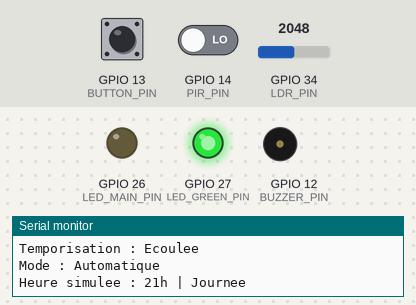
The sketch below on a simulated ESP32. On the bench: output pins drawn as LEDs (lit = HIGH), buzzer (waves = sounding), the last lines printed to the serial monitor. The test bench sets the inputs (shaded band); at power-on: GPIO 13 (BUTTON_PIN) HIGH, GPIO 34 (LDR_PIN) = 2048, GPIO 14 (PIR_PIN) LOW. WiFi joins after 1.5 s; servers stay silent unless stated.

Above: at 5.6 s.
5.7 s: GPIO 13 (BUTTON_PIN) pulled LOW for 0.15 s
At 6.2 s:
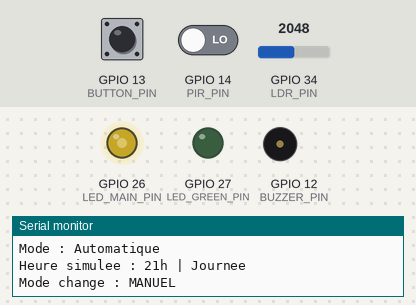
7.3 s: GPIO 13 (BUTTON_PIN) pulled LOW for 1 s
At 7.37 s:
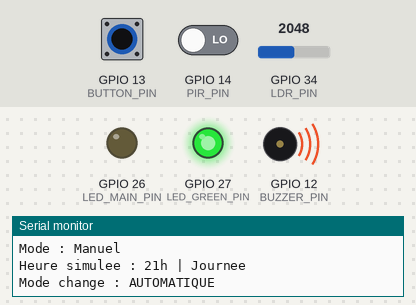
9.8 s: GPIO 34 (LDR_PIN) set to 1460
11.9 s: GPIO 14 (PIR_PIN) driven HIGH
At 12.6 s:
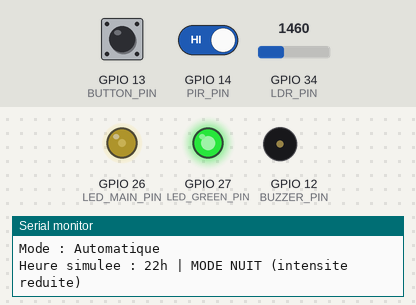
13.4 s: GPIO 13 (BUTTON_PIN) pulled LOW for 3.2 s
At 13.47 s:
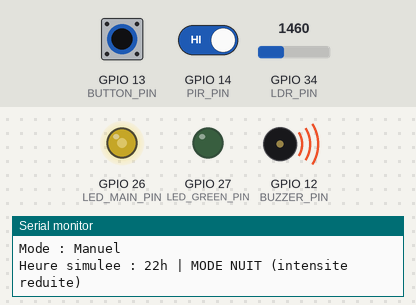
18.1 s: GPIO 13 (BUTTON_PIN) pulled LOW for 0.15 s
At 51.1 s:
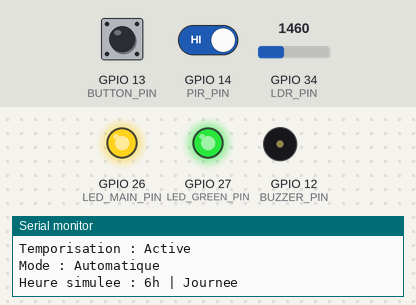
Timing chart, 0 to 51.5 s (numbered marks = the images above; inputs shaded):
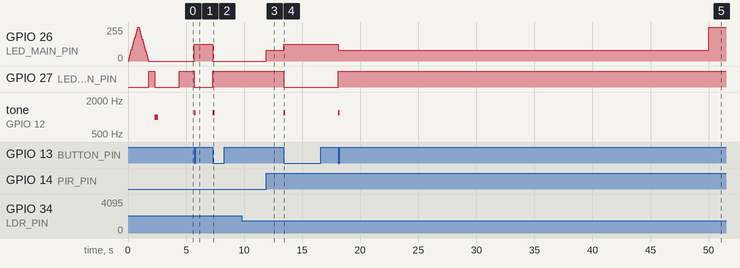

The sketch:

sketch.ino
```cpp
// ===============================
// Montage ESP32 - Wokwi
// Projet : éclairage automatique et économique
// Parties B + C + D + E - version structurée en fonctions
//
// Datastreams Blynk :
//   V0 = Luminosité (%)        [envoi]
//   V1 = Présence PIR (0/1)    [envoi]
//   V2 = Intensité manuelle    [réception slider 0-100]
//   V3 = Mode Auto (0/1)       [réception switch]
//   V4 = Durée éclairage (s)   [envoi]
//   V5 = Consommation (Wh)     [envoi]
//   Event "mode_manuel_long"   [notification > 2h en manuel]
// ===============================

// --- Identifiants Blynk ---
#define BLYNK_TEMPLATE_ID "TMPL25AkyXb8n"
#define BLYNK_TEMPLATE_NAME "Eclairage intelligent ESP32"
#define BLYNK_AUTH_TOKEN "32UOq-W3_q4k9xS4nkThEj_2bXdNy_L0"

#define BLYNK_PRINT Serial

#include <WiFi.h>
#include <WiFiClient.h>
#include <BlynkSimpleEsp32.h>

// WiFi spécial Wokwi (réseau ouvert avec accès Internet)
char ssid[] = "Wokwi-GUEST";
char pass[] = "";

// Pins utilisées
#define PIR_PIN        14
#define LDR_PIN        34
#define BUTTON_PIN     13
#define LED_MAIN_PIN   26
#define LED_GREEN_PIN  27
#define BUZZER_PIN     12

// PWM LED principale
#define PWM_FREQ       5000
#define PWM_RESOLUTION 8   // 8 bits : 0 à 255

// Réglages
int seuilObscurite = 1500;
bool modeAuto = true;
int intensiteManuelle = 50;   // valeur du slider V2 (0-100 %)

// Mode nuit (heure simulée avec millis)
const unsigned long dureeHeureSimulee = 5000;  // 5 s reelles = 1 heure simulee (demo)
const int heureDepart = 20;                     // l'heure simulee demarre a 20h
const int intensiteNuit = 80;                   // intensite max reduite la nuit

// Valeurs capteurs (globales pour le partage entre fonctions)
int pirState = LOW;
int ldrValue = 0;
int luminositePct = 0;
bool obscurite = false;

// Anti-rebond bouton
int lastButtonState = HIGH;
unsigned long lastDebounceTime = 0;
const unsigned long debounceDelay = 250;

// Buzzer non bloquant
bool buzzerActif = false;
unsigned long buzzerDebut = 0;
const unsigned long buzzerDuree = 150;

// Temporisation d'extinction
unsigned long derniereDetection = 0;
bool detectionActive = false;
const unsigned long tempoExtinction = 30000;  // 30 s

// Mesure du temps de réponse PIR -> LED
int lastPirState = LOW;
unsigned long instantDetection = 0;
bool mesureEnCours = false;

// Durée d'éclairage cumulée
unsigned long dureeEclairageMs = 0;
bool ledEstAllumee = false;
unsigned long instantAllumage = 0;

// Consommation électrique simulée
const float LED_PUISSANCE_W = 5.0;   // puissance nominale supposée de la LED (W)
int intensiteActuelle = 0;           // niveau PWM courant (0-255)
float energieWh = 0.0;               // énergie cumulée (Wh)
unsigned long dernierCalculConso = 0;

// Alerte mode manuel prolongé
unsigned long debutModeManuel = 0;
bool alerteManuelEnvoyee = false;
const unsigned long seuilManuel = 20000UL;  //7200000UL    2 h en ms

// Affichage série
unsigned long lastPrintTime = 0;

BlynkTimer timer;

// =========================================================
// Réception du slider d'intensité manuelle (V2)
BLYNK_WRITE(V2) {
  intensiteManuelle = param.asInt();   // 0 à 100
}

// Réception du switch de mode (V3 : 1 = auto, 0 = manuel)
BLYNK_WRITE(V3) {
  appliquerMode(param.asInt() == 1);
}

// =========================================================
void setup() {
  Serial.begin(115200);

  pinMode(PIR_PIN, INPUT);
  pinMode(LDR_PIN, INPUT);
  pinMode(BUTTON_PIN, INPUT_PULLUP);
  pinMode(LED_GREEN_PIN, OUTPUT);
  pinMode(BUZZER_PIN, OUTPUT);

  ledcAttach(LED_MAIN_PIN, PWM_FREQ, PWM_RESOLUTION);

  Serial.println("===== DEMARRAGE ESP32 =====");
  testMateriel();

  Serial.println("Connexion a Blynk...");
  Blynk.begin(BLYNK_AUTH_TOKEN, ssid, pass);

  // Envois périodiques (1 fois par seconde)
  dernierCalculConso = millis();
  timer.setInterval(1000L, envoyerVersBlynk);
  timer.setInterval(1000L, calculerConsommation);

  Serial.println("Systeme pret.");
}

// =========================================================
void loop() {
  Blynk.run();           // communication Blynk (non bloquant)
  timer.run();           // envois programmés
  gererBuzzer();         // coupe le bip si la durée est écoulée

  lireCapteurs();        // PIR, LDR, luminosité, front montant
  gererBouton();         // bascule auto/manuel via le bouton physique
  gererEclairage();      // temporisation + commande de la LED
  verifierAlerteManuel(); // alerte mode manuel prolongé
  afficherDonnees();     // affichage série chaque seconde
}

// =========================================================
// Lecture des capteurs et détection du front montant du PIR
void lireCapteurs() {
  pirState = digitalRead(PIR_PIN);
  ldrValue = analogRead(LDR_PIN);
  luminositePct = map(ldrValue, 0, 4095, 0, 100);
  obscurite = (ldrValue < seuilObscurite);  // valeur faible = sombre

  if (pirState == HIGH && lastPirState == LOW) {
    instantDetection = millis();
    mesureEnCours = true;
  }
  lastPirState = pirState;
}

// Gestion du bouton physique (bascule auto / manuel)
void gererBouton() {
  int buttonState = digitalRead(BUTTON_PIN);
  if (buttonState == LOW && lastButtonState == HIGH &&
      millis() - lastDebounceTime > debounceDelay) {
    appliquerMode(!modeAuto);
    Blynk.virtualWrite(V3, modeAuto ? 1 : 0);  // synchronise le switch dans l'app
    lastDebounceTime = millis();
    demarrerBip(1200);

    Serial.print("Mode change : ");
    Serial.println(modeAuto ? "AUTOMATIQUE" : "MANUEL");
  }
  lastButtonState = buttonState;
}

// Cœur de la logique : temporisation + commande de la LED principale
void gererEclairage() {
  // LED verte = indicateur mode automatique
  digitalWrite(LED_GREEN_PIN, modeAuto ? HIGH : LOW);

  // Temporisation : mémorise la dernière détection
  if (pirState == HIGH) {
    derniereDetection = millis();
    detectionActive = true;
  }
  if (detectionActive && (millis() - derniereDetection >= tempoExtinction)) {
    detectionActive = false;
  }

  if (modeAuto) {
    if (detectionActive && obscurite) {
      int intensiteMax = estModeNuit() ? intensiteNuit : 255;  // tamise la nuit
      commanderLed(intensiteMax);   // LED ON

      if (mesureEnCours) {
        Serial.print(">> Temps de reponse PIR -> LED : ");
        Serial.print(millis() - instantDetection);
        Serial.println(" ms");
        mesureEnCours = false;
      }
    } else {
      commanderLed(0);     // LED OFF
    }
  } else {
    // Mode manuel : intensité réglée par le slider, indépendante des capteurs
    commanderLed(map(intensiteManuelle, 0, 100, 0, 255));
  }
}

// Alerte : mode manuel depuis trop longtemps
void verifierAlerteManuel() {
  if (!modeAuto && !alerteManuelEnvoyee && (millis() - debutModeManuel >= seuilManuel)) {
    Blynk.logEvent("mode_manuel_long");
    alerteManuelEnvoyee = true;
    Serial.println("ALERTE : mode manuel depuis plus de 2h !");
  }
}

// Affichage série chaque seconde
void afficherDonnees() {
  if (millis() - lastPrintTime >= 1000) {
    lastPrintTime = millis();
    Serial.println("-----------------------------");
    Serial.print("PIR : ");
    Serial.println(pirState == HIGH ? "Presence detectee" : "Aucune presence");
    Serial.print("LDR : ");
    Serial.print(ldrValue);
    Serial.print(" (");
    Serial.print(luminositePct);
    Serial.println(" %)");
    Serial.print("Luminosite : ");
    Serial.println(obscurite ? "Obscurite" : "Lumiere suffisante");
    Serial.print("Temporisation : ");
    Serial.println(detectionActive ? "Active" : "Ecoulee");
    Serial.print("Mode : ");
    Serial.println(modeAuto ? "Automatique" : "Manuel");
    Serial.print("Heure simulee : ");
    Serial.print(heureSimulee());
    Serial.print("h | ");
    Serial.println(estModeNuit() ? "MODE NUIT (intensite reduite)" : "Journee");
  }
}

// =========================================================
// Heure simulée avec millis() (pas de RTC dans ce montage)
int heureSimulee() {
  return (heureDepart + (millis() / dureeHeureSimulee)) % 24;
}

// Vrai si on est en période de nuit (22h -> 6h)
bool estModeNuit() {
  int h = heureSimulee();
  return (h >= 22 || h < 6);
}

// =========================================================
// Applique un changement de mode et gère le chrono du mode manuel
void appliquerMode(bool nouveauAuto) {
  modeAuto = nouveauAuto;
  if (!modeAuto) {
    debutModeManuel = millis();
  }
  alerteManuelEnvoyee = false;
}

// Commande la LED principale et cumule le temps d'allumage
void commanderLed(int valeur) {
  ledcWrite(LED_MAIN_PIN, valeur);
  intensiteActuelle = valeur;
  bool maintenantAllumee = (valeur > 0);
  if (maintenantAllumee && !ledEstAllumee) {
    instantAllumage = millis();
    ledEstAllumee = true;
  } else if (!maintenantAllumee && ledEstAllumee) {
    dureeEclairageMs += millis() - instantAllumage;
    ledEstAllumee = false;
  }
}

// Estimation progressive de la consommation (intégration dans le temps)
void calculerConsommation() {
  unsigned long maintenant = millis();
  float dtHeures = (maintenant - dernierCalculConso) / 3600000.0;
  dernierCalculConso = maintenant;

  float puissance = LED_PUISSANCE_W * (intensiteActuelle / 255.0);  // W
  energieWh += puissance * dtHeures;                                // Wh

  Blynk.virtualWrite(V5, energieWh);   // envoi vers Blynk

  Serial.print("Consommation estimee : ");
  Serial.print(energieWh, 4);
  Serial.println(" Wh");
}

// Envoi des données vers Blynk (toutes les secondes)
void envoyerVersBlynk() {
  Blynk.virtualWrite(V0, luminositePct);
  Blynk.virtualWrite(V1, pirState);

  unsigned long total = dureeEclairageMs;
  if (ledEstAllumee) total += millis() - instantAllumage;
  Blynk.virtualWrite(V4, (int)(total / 1000));  // secondes cumulées
}

// Démarre un bip sans bloquer le programme
void demarrerBip(unsigned int frequence) {
  tone(BUZZER_PIN, frequence);
  buzzerDebut = millis();
  buzzerActif = true;
}

// Coupe le bip quand la durée est écoulée
void gererBuzzer() {
  if (buzzerActif && millis() - buzzerDebut >= buzzerDuree) {
    noTone(BUZZER_PIN);
    buzzerActif = false;
  }
}

// Tests matériels au démarrage (LED, buzzer)
void testMateriel() {
  Serial.println("Test LED principale PWM...");
  for (int i = 0; i <= 255; i += 15) { ledcWrite(LED_MAIN_PIN, i); delay(50); }
  for (int i = 255; i >= 0; i -= 15) { ledcWrite(LED_MAIN_PIN, i); delay(50); }
  ledcWrite(LED_MAIN_PIN, 0);

  Serial.println("Test LED verte...");
  digitalWrite(LED_GREEN_PIN, HIGH);
  delay(500);
  digitalWrite(LED_GREEN_PIN, LOW);

  Serial.println("Test buzzer...");
  tone(BUZZER_PIN, 1000);
  delay(300);
  noTone(BUZZER_PIN);
}
```

Measured:
- after the input at 5.7 s, GPIO 26 (LED_MAIN_PIN): 0/255 → 127/255 at once; GPIO 27 (LED_GREEN_PIN): HIGH → LOW at once; tone on GPIO 12 (BUZZER_PIN): silent → 1200 Hz at once, → silent 0.15 s later
- after the input at 7.3 s, GPIO 26 (LED_MAIN_PIN): 127/255 → 0/255 at once; GPIO 27 (LED_GREEN_PIN): LOW → HIGH at once; tone on GPIO 12 (BUZZER_PIN): silent → 1200 Hz at once, → silent 0.15 s later
- after the input at 11.9 s, GPIO 26 (LED_MAIN_PIN): 0/255 → 80/255 at once
- after the input at 13.4 s, GPIO 26 (LED_MAIN_PIN): 80/255 → 127/255 at once; GPIO 27 (LED_GREEN_PIN): HIGH → LOW at once; tone on GPIO 12 (BUZZER_PIN): silent → 1200 Hz at once, → silent 0.15 s later
- after the input at 18.1 s, GPIO 26 (LED_MAIN_PIN): 127/255 → 80/255 at once, → 255/255 31.9 s later; GPIO 27 (LED_GREEN_PIN): LOW → HIGH at once; tone on GPIO 12 (BUZZER_PIN): silent → 1200 Hz at once, → silent 0.15 s later
